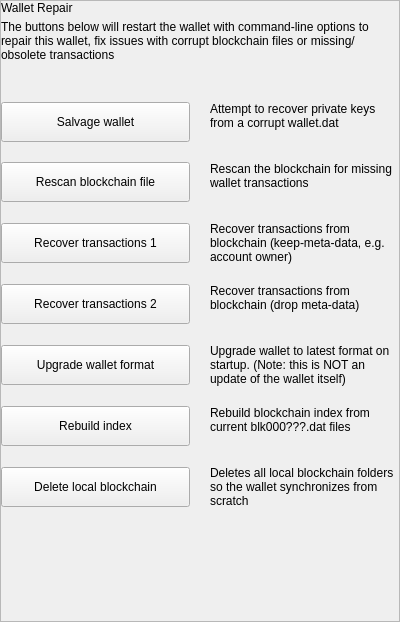
<?xml version="1.0" encoding="UTF-8"?>
<ui version="4.0">
 <class>SettingsWalletRepairWidget</class>
 <widget class="QWidget" name="SettingsWalletRepairWidget">
  <property name="geometry">
   <rect>
    <x>0</x>
    <y>0</y>
    <width>400</width>
    <height>622</height>
   </rect>
  </property>
  <property name="windowTitle">
   <string>Form</string>
  </property>
  <layout class="QHBoxLayout" name="horizontalLayout">
   <property name="spacing">
    <number>0</number>
   </property>
   <property name="leftMargin">
    <number>0</number>
   </property>
   <property name="topMargin">
    <number>0</number>
   </property>
   <property name="rightMargin">
    <number>0</number>
   </property>
   <property name="bottomMargin">
    <number>0</number>
   </property>
   <item>
    <widget class="QWidget" name="left" native="true">
     <layout class="QVBoxLayout" name="verticalLayout">
      <property name="leftMargin">
       <number>0</number>
      </property>
      <property name="topMargin">
       <number>0</number>
      </property>
      <property name="rightMargin">
       <number>0</number>
      </property>
      <property name="bottomMargin">
       <number>0</number>
      </property>
      <item>
       <widget class="QScrollArea" name="scrollStack">
        <property name="styleSheet">
         <string notr="true"/>
        </property>
        <property name="horizontalScrollBarPolicy">
         <enum>Qt::ScrollBarAlwaysOff</enum>
        </property>
        <property name="sizeAdjustPolicy">
         <enum>QAbstractScrollArea::AdjustIgnored</enum>
        </property>
        <property name="widgetResizable">
         <bool>true</bool>
        </property>
        <property name="alignment">
         <set>Qt::AlignLeading|Qt::AlignLeft|Qt::AlignTop</set>
        </property>
        <widget class="QWidget" name="scrollAreaWidgetStack">
         <property name="geometry">
          <rect>
           <x>0</x>
           <y>0</y>
           <width>398</width>
           <height>620</height>
          </rect>
         </property>
         <property name="autoFillBackground">
          <bool>true</bool>
         </property>
         <layout class="QVBoxLayout" name="verticalLayout_1">
          <property name="spacing">
           <number>0</number>
          </property>
          <property name="sizeConstraint">
           <enum>QLayout::SetDefaultConstraint</enum>
          </property>
          <property name="leftMargin">
           <number>0</number>
          </property>
          <property name="topMargin">
           <number>0</number>
          </property>
          <property name="rightMargin">
           <number>0</number>
          </property>
          <property name="bottomMargin">
           <number>0</number>
          </property>
          <item>
           <layout class="QHBoxLayout" name="horizontalLayout_3">
            <property name="spacing">
             <number>0</number>
            </property>
            <item>
             <layout class="QVBoxLayout" name="verticalLayoutTitle">
              <property name="spacing">
               <number>5</number>
              </property>
              <item>
               <widget class="QLabel" name="labelTitle">
                <property name="text">
                 <string>Wallet Repair</string>
                </property>
               </widget>
              </item>
              <item>
               <widget class="QLabel" name="labelSubtitle1">
                <property name="text">
                 <string>The buttons below will restart the wallet with command-line options to repair this wallet, fix issues with corrupt blockchain files or missing/obsolete transactions</string>
                </property>
                <property name="wordWrap">
                 <bool>true</bool>
                </property>
               </widget>
              </item>
             </layout>
            </item>
           </layout>
          </item>
          <item>
           <spacer name="verticalSpacer">
            <property name="orientation">
             <enum>Qt::Vertical</enum>
            </property>
            <property name="sizeType">
             <enum>QSizePolicy::Fixed</enum>
            </property>
            <property name="sizeHint" stdset="0">
             <size>
              <width>20</width>
              <height>40</height>
             </size>
            </property>
           </spacer>
          </item>
          <item>
           <layout class="QHBoxLayout" name="horizontalLayout_6" stretch="1,1">
            <property name="spacing">
             <number>20</number>
            </property>
            <item>
             <layout class="QVBoxLayout" name="verticalLayout_2">
              <property name="spacing">
               <number>5</number>
              </property>
              <item>
               <widget class="QPushButton" name="pushButtonSalvage">
                <property name="minimumSize">
                 <size>
                  <width>0</width>
                  <height>40</height>
                 </size>
                </property>
                <property name="maximumSize">
                 <size>
                  <width>16777215</width>
                  <height>40</height>
                 </size>
                </property>
                <property name="focusPolicy">
                 <enum>Qt::NoFocus</enum>
                </property>
                <property name="text">
                 <string>Salvage wallet</string>
                </property>
               </widget>
              </item>
             </layout>
            </item>
            <item>
             <widget class="QLabel" name="labelMessageSalvage">
              <property name="text">
               <string>Attempt to recover private keys from a corrupt wallet.dat</string>
              </property>
              <property name="alignment">
               <set>Qt::AlignLeading|Qt::AlignLeft|Qt::AlignTop</set>
              </property>
              <property name="wordWrap">
               <bool>true</bool>
              </property>
             </widget>
            </item>
           </layout>
          </item>
          <item>
           <spacer name="verticalSpacer_1">
            <property name="orientation">
             <enum>Qt::Vertical</enum>
            </property>
            <property name="sizeType">
             <enum>QSizePolicy::Fixed</enum>
            </property>
            <property name="sizeHint" stdset="0">
             <size>
              <width>20</width>
              <height>20</height>
             </size>
            </property>
           </spacer>
          </item>
          <item>
           <layout class="QHBoxLayout" name="horizontalRescan" stretch="1,1">
            <property name="spacing">
             <number>20</number>
            </property>
            <item>
             <layout class="QVBoxLayout" name="verticalRescan">
              <property name="spacing">
               <number>5</number>
              </property>
              <item>
               <widget class="QPushButton" name="pushButtonRescan">
                <property name="minimumSize">
                 <size>
                  <width>0</width>
                  <height>40</height>
                 </size>
                </property>
                <property name="maximumSize">
                 <size>
                  <width>16777215</width>
                  <height>40</height>
                 </size>
                </property>
                <property name="focusPolicy">
                 <enum>Qt::NoFocus</enum>
                </property>
                <property name="text">
                <string>Rescan blockchain file</string>
                </property>
               </widget>
              </item>
             </layout>
            </item>
            <item>
             <widget class="QLabel" name="labelMessageRescan">
              <property name="text">
               <string>Rescan the blockchain for missing wallet transactions</string>
              </property>
              <property name="alignment">
               <set>Qt::AlignLeading|Qt::AlignLeft|Qt::AlignTop</set>
              </property>
              <property name="wordWrap">
               <bool>true</bool>
              </property>
             </widget>
            </item>
           </layout>
          </item>
          <item>
           <spacer name="verticalSpacer_2">
            <property name="orientation">
             <enum>Qt::Vertical</enum>
            </property>
            <property name="sizeType">
             <enum>QSizePolicy::Fixed</enum>
            </property>
            <property name="sizeHint" stdset="0">
             <size>
              <width>20</width>
              <height>20</height>
             </size>
            </property>
           </spacer>
          </item>
          <item>
           <layout class="QHBoxLayout" name="horizontalRecover1" stretch="1,1">
            <property name="spacing">
             <number>20</number>
            </property>
            <item>
             <layout class="QVBoxLayout" name="verticalRecover1">
              <property name="spacing">
               <number>5</number>
              </property>
              <item>
               <widget class="QPushButton" name="pushButtonRecover1">
                <property name="minimumSize">
                 <size>
                  <width>0</width>
                  <height>40</height>
                 </size>
                </property>
                <property name="maximumSize">
                 <size>
                  <width>16777215</width>
                  <height>40</height>
                 </size>
                </property>
                <property name="focusPolicy">
                 <enum>Qt::NoFocus</enum>
                </property>
                <property name="text">
                 <string>Recover transactions 1</string>
                </property>
               </widget>
              </item>
             </layout>
            </item>
            <item>
             <widget class="QLabel" name="labelMessageRecover1">
              <property name="text">
               <string>Recover transactions from blockchain (keep-meta-data, e.g. account owner)</string>
              </property>
              <property name="alignment">
               <set>Qt::AlignLeading|Qt::AlignLeft|Qt::AlignTop</set>
              </property>
              <property name="wordWrap">
               <bool>true</bool>
              </property>
             </widget>
            </item>
           </layout>
          </item>
          <item>
           <spacer name="verticalSpacer_3">
            <property name="orientation">
             <enum>Qt::Vertical</enum>
            </property>
            <property name="sizeType">
             <enum>QSizePolicy::Fixed</enum>
            </property>
            <property name="sizeHint" stdset="0">
             <size>
              <width>20</width>
              <height>20</height>
             </size>
            </property>
           </spacer>
          </item>
          <item>
           <layout class="QHBoxLayout" name="horizontalRecover2" stretch="1,1">
            <property name="spacing">
             <number>20</number>
            </property>
            <item>
             <layout class="QVBoxLayout" name="verticalRecover2" stretch="0">
              <property name="spacing">
               <number>5</number>
              </property>
              <item>
               <widget class="QPushButton" name="pushButtonRecover2">
                <property name="minimumSize">
                 <size>
                  <width>0</width>
                  <height>40</height>
                 </size>
                </property>
                <property name="maximumSize">
                 <size>
                  <width>16777215</width>
                  <height>40</height>
                 </size>
                </property>
                <property name="focusPolicy">
                 <enum>Qt::NoFocus</enum>
                </property>
                <property name="text">
                 <string>Recover transactions 2</string>
                </property>
               </widget>
              </item>
             </layout>
            </item>
            <item>
             <widget class="QLabel" name="labelMessageRecover2">
              <property name="text">
               <string>Recover transactions from blockchain (drop meta-data)</string>
              </property>
              <property name="alignment">
               <set>Qt::AlignLeading|Qt::AlignLeft|Qt::AlignTop</set>
              </property>
              <property name="wordWrap">
               <bool>true</bool>
              </property>
             </widget>
            </item>
           </layout>
          </item>
          <item>
           <spacer name="verticalSpacer_4">
            <property name="orientation">
             <enum>Qt::Vertical</enum>
            </property>
            <property name="sizeType">
             <enum>QSizePolicy::Fixed</enum>
            </property>
            <property name="sizeHint" stdset="0">
             <size>
              <width>20</width>
              <height>20</height>
             </size>
            </property>
           </spacer>
          </item>
          <item>
           <layout class="QHBoxLayout" name="horizontalUpgrade" stretch="1,1">
            <property name="spacing">
             <number>20</number>
            </property>
            <item>
             <layout class="QVBoxLayout" name="verticalUpgrade">
              <property name="spacing">
               <number>5</number>
              </property>
              <item>
               <widget class="QPushButton" name="pushButtonUpgrade">
                <property name="minimumSize">
                 <size>
                  <width>0</width>
                  <height>40</height>
                 </size>
                </property>
                <property name="maximumSize">
                 <size>
                  <width>16777215</width>
                  <height>40</height>
                 </size>
                </property>
                <property name="focusPolicy">
                 <enum>Qt::NoFocus</enum>
                </property>
                <property name="text">
                 <string>Upgrade wallet format</string>
                </property>
               </widget>
              </item>
             </layout>
            </item>
            <item>
             <widget class="QLabel" name="labelMessageUpgrade">
              <property name="text">
               <string>Upgrade wallet to latest format on startup. (Note: this is NOT an update of the wallet itself)</string>
              </property>
              <property name="alignment">
               <set>Qt::AlignLeading|Qt::AlignLeft|Qt::AlignTop</set>
              </property>
              <property name="wordWrap">
               <bool>true</bool>
              </property>
             </widget>
            </item>
           </layout>
          </item>
          <item>
           <spacer name="verticalSpacer_5">
            <property name="orientation">
             <enum>Qt::Vertical</enum>
            </property>
            <property name="sizeType">
             <enum>QSizePolicy::Fixed</enum>
            </property>
            <property name="sizeHint" stdset="0">
             <size>
              <width>20</width>
              <height>20</height>
             </size>
            </property>
           </spacer>
          </item>
          <item>
           <layout class="QHBoxLayout" name="horizontalRebuild" stretch="1,1">
            <property name="spacing">
             <number>20</number>
            </property>
            <item>
             <layout class="QVBoxLayout" name="verticalRebuild">
              <property name="spacing">
               <number>5</number>
              </property>
              <item>
               <widget class="QPushButton" name="pushButtonRebuild">
                <property name="minimumSize">
                 <size>
                  <width>0</width>
                  <height>40</height>
                 </size>
                </property>
                <property name="maximumSize">
                 <size>
                  <width>16777215</width>
                  <height>40</height>
                 </size>
                </property>
                <property name="focusPolicy">
                 <enum>Qt::NoFocus</enum>
                </property>
                <property name="text">
                 <string>Rebuild index</string>
                </property>
               </widget>
              </item>
             </layout>
            </item>
            <item>
             <widget class="QLabel" name="labelMessageRebuild">
              <property name="text">
               <string>Rebuild blockchain index from current blk000???.dat files</string>
              </property>
              <property name="alignment">
               <set>Qt::AlignLeading|Qt::AlignLeft|Qt::AlignTop</set>
              </property>
              <property name="wordWrap">
               <bool>true</bool>
              </property>
             </widget>
            </item>
           </layout>
          </item>
          <item>
           <spacer name="verticalSpacer_6">
            <property name="orientation">
             <enum>Qt::Vertical</enum>
            </property>
            <property name="sizeType">
             <enum>QSizePolicy::Fixed</enum>
            </property>
            <property name="sizeHint" stdset="0">
             <size>
              <width>20</width>
              <height>20</height>
             </size>
            </property>
           </spacer>
          </item>
          <item>
           <layout class="QHBoxLayout" name="horizontalDelete" stretch="1,1">
            <property name="spacing">
             <number>20</number>
            </property>
            <item>
             <layout class="QVBoxLayout" name="verticalDelete">
              <property name="spacing">
               <number>0</number>
              </property>
              <item>
               <widget class="QPushButton" name="pushButtonDelete">
                <property name="minimumSize">
                 <size>
                  <width>0</width>
                  <height>40</height>
                 </size>
                </property>
                <property name="maximumSize">
                 <size>
                  <width>16777215</width>
                  <height>40</height>
                 </size>
                </property>
                <property name="focusPolicy">
                 <enum>Qt::NoFocus</enum>
                </property>
                <property name="text">
                 <string>Delete local blockchain</string>
                </property>
               </widget>
              </item>
             </layout>
            </item>
            <item>
             <widget class="QLabel" name="labelMessageDelete">
              <property name="minimumSize">
               <size>
                <width>0</width>
                <height>0</height>
               </size>
              </property>
              <property name="text">
               <string>Deletes all local blockchain folders so the wallet synchronizes from scratch</string>
              </property>
              <property name="alignment">
               <set>Qt::AlignLeading|Qt::AlignLeft|Qt::AlignTop</set>
              </property>
              <property name="wordWrap">
               <bool>true</bool>
              </property>
             </widget>
            </item>
           </layout>
          </item>
          <item>
           <spacer name="verticalSpacer_7">
            <property name="orientation">
             <enum>Qt::Vertical</enum>
            </property>
            <property name="sizeHint" stdset="0">
             <size>
              <width>20</width>
              <height>40</height>
             </size>
            </property>
           </spacer>
          </item>
         </layout>
        </widget>
       </widget>
      </item>
     </layout>
    </widget>
   </item>
  </layout>
 </widget>
 <resources/>
 <connections/>
</ui>
